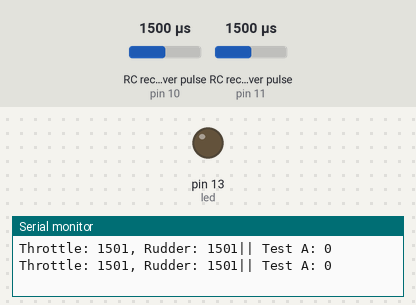
Bench run of a sketch on a simulated Arduino Uno, built with avr-gcc and run on an emulated ATmega328P. Parts: output pins drawn as LEDs (lit = HIGH), the last lines printed to the serial monitor. Wiring (inferred from the names in the program): 2 × RC receiver channel: data pin 10 / data pin 11. Dashed ring = blinking. The inputs (shaded band) are chosen by the test bench; at power-on: RC receiver pulse (sensors on pin 11, pin 10) 1500 µs.

Above: at 0.1 s.
At 1.2 s:
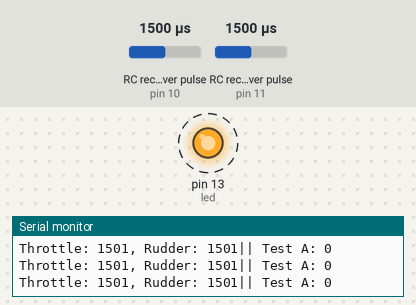
1.3 s: RC receiver pulse (sensor on pin 11) set to 1250 µs
4.3 s: RC receiver pulse (sensor on pin 11) set to 1020 µs
Timing chart, 0 to 13.3 s (numbered marks = the images above; inputs shaded):
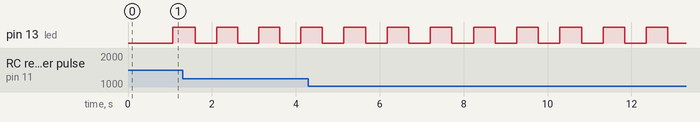

Measured:
- by itself, pin 13 (led): alternates HIGH for 0.51 s and LOW for 0.51 s

The sketch:

remoteControl.ino
```cpp
// Library Inclusions

// Pinout
int led = 13; // 12 is the USER LED on the Arduino Uno.
int throttlePin = 11; // Throttle PWM Input | [Action tied to Throttle]
int rudderPin = 10; // Rudder PWM Input | [Action tied to Rudder]
// System Parameters

// STATE VARIABLES
// RC state variables
int throttlePWM; // current throttle pwm width reading
int rudderPWM; // current rudder pwm width reading
// Action state variables
int actTest = 0, actMin = -100, actMax = 100;
// Blinking State Variables
boolean lightState = true;
int blinkPeriod = 500;
unsigned long lastBlink = millis();

// System Parameters
int pwmMin = 1150, pwmMax = 1850; // Might need to be updated

// Object Instances

void setup() {
  Serial.begin(9600);
  // Initialize Pins
  pinMode(throttlePin, INPUT);
  pinMode(rudderPin, INPUT);
  pinMode(led, OUTPUT);
  // Other Set-up
}

void loop() {
  // Read PWM
  throttlePWM = pulseIn(throttlePin, HIGH);
  rudderPWM = pulseIn(rudderPin, HIGH);

  // Mapping PWM to Actions
  // actTest = pwmToRange(coerce(throttlePWM,pwmMin,pwmMax),actMin,actMax);
  actTest = pwmToRange(actTest,actMin,actMax);

  // Command actions

  // Print Status for Debugging
  Serial.println("Throttle: "+String(throttlePWM)+
                 ", Rudder: "+String(rudderPWM)+
                 "|| Test A: "+String(actTest));

  // Handle Heartbeat Blinking
  if (millis()>lastBlink+blinkPeriod){
    lightState = !lightState;
    digitalWrite(led,lightState);
    lastBlink = millis();
  }
}

// Mapping Functions
int coerce(int in, int rangeMin, int rangeMax){
  // Bound integer input to range determined by min and max
  if (in<rangeMin){ return rangeMin; }
  else if (in>rangeMax){ return rangeMax; }
  else { return in; }
}

int pwmToRange(int pwm, int rangeMin, int rangeMax){
  long a1 = coerce(throttlePWM,pwmMin,pwmMax);
  long a2 = a1-pwmMin;
  long b1 = pwmMax-pwmMin;
  long a3 = a2*(rangeMax - rangeMin);
  long a4 = int(float(a3)/(b1));
  return a4+actMin;
}
```
